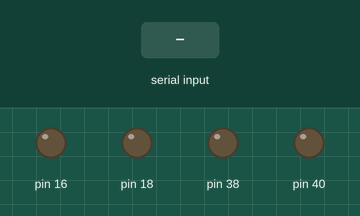
This program was run on a simulated Raspberry Pi (header pin numbers). On the bench: output pins drawn as LEDs (lit = HIGH). The test bench sets the inputs (shaded band).

Above: at 1.2 s.
1.3 s: "w" typed at the terminal
At 2.5 s:
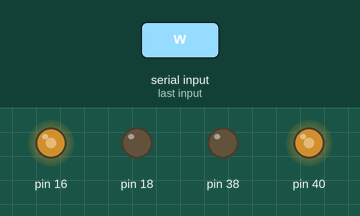
2.8 s: "s" typed at the terminal
At 3.6 s:
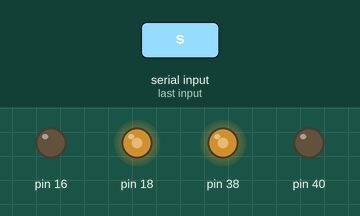
4.3 s: "d" typed at the terminal
At 4.8 s:
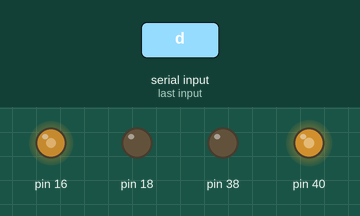
5.8 s: "a" typed at the terminal
At 7.0 s:
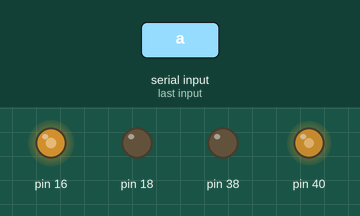
7.3 s: "e" typed at the terminal
At 8.3 s:
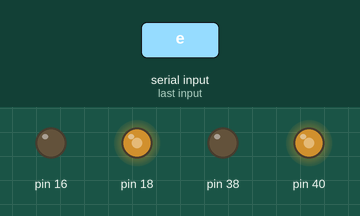
8.8 s: "q" typed at the terminal
At 9.4 s:
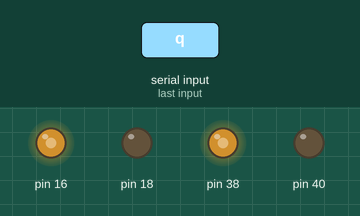
Timing chart, 0 to 11.3 s (numbered marks = the images above; inputs shaded):
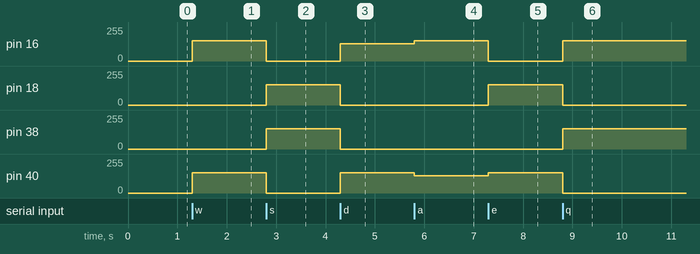

The program:

main2.py
```python
import time
from getch import Getch
from twin_motor import Motor

motor = Motor(16, 18, 40, 38)
while True:
    key = getch = Getch().getch()
    if key == 'w':
        motor.w_direction()
    elif key == 's':
        motor.s_direction()
    elif key == 'd':
        motor.rturn()
    elif key == 'a':
        motor.lturn()
    elif key == 'e':
        motor.rcircle()
    elif key == 'q':
        motor.lcircle()
    elif key == 'b':
        motor.breaking()
    elif key == 'p':
        motor.parking
        break

print('-- FINISH --')
```

getch.py
```python
import sys, tty, termios

class Getch:
    def getch(self):
        fd = sys.stdin.fileno()
        old_settings = termios.tcgetattr(fd)
        try:
            tty.setraw(sys.stdin.fileno())
            ch = sys.stdin.read(1)
        except:
            termios.tcsetattr(fd, termios.TCSADRAIN, old_settings)
        return ch
```

twin_motor.py
```python
import RPi.GPIO as GPIO
import time
from getch import Getch


# rfpin -> right wheel forward  rbpin -> right wheel backward
# lfpin -> left wheel forward  lbpin -> left wheel backward
# speed -> PWM freqency  accel -> acceleration
class Motor:
    def __init__(self, rfpin, rbpin, lfpin, lbpin, speed = 50, accel = 10):
        GPIO.setwarnings(False)
        GPIO.setmode(GPIO.BOARD)
        self.rfpin = rfpin # forward
        self.rbpin = rbpin # backword
        self.lfpin = lfpin # forward
        self.lbpin = lbpin # backword
        self.speed = speed
        self.accel = accel
        GPIO.setup(self.rfpin, GPIO.OUT)
        GPIO.setup(self.rbpin, GPIO.OUT)
        GPIO.setup(self.lfpin, GPIO.OUT)
        GPIO.setup(self.lbpin, GPIO.OUT)
        self.rforward = GPIO.PWM(self.rfpin, speed)
        self.rbackward = GPIO.PWM(self.rbpin, speed)
        self.lforward = GPIO.PWM(self.lfpin, speed)
        self.lbackward = GPIO.PWM(self.lbpin, speed)
        self.rforward.start(0)
        self.rbackward.start(0)
        self.lforward.start(0)
        self.lbackward.start(0)
        self.w_count = 0 # count of w press
        self.s_count = 0 # cuunt of s press
        self.d_count = 0
        self.a_count = 0
        self.max_count = (100 - speed) / accel

    def w_direction(self):
        self.s_count = 0
        self.d_count = 0
        self.a_count = 0
        self.rbackward.ChangeDutyCycle(0)
        self.lbackward.ChangeDutyCycle(0)
        if self.w_count < self.max_count:
            self.w_count += 1
            self.rforward.ChangeDutyCycle(self.speed + self.w_count * self.accel)
            self.lforward.ChangeDutyCycle(self.speed + self.w_count * self.accel)
        else:
            self.rforward.ChangeDutyCycle(100)
            self.lforward.ChangeDutyCycle(100)

    def s_direction(self):
        self.w_count = 0
        self.d_count = 0
        self.a_count = 0
        self.rforward.ChangeDutyCycle(0)
        self.lforward.ChangeDutyCycle(0)
        if self.s_count < self.max_count:
            self.s_count += 1
            self.rbackward.ChangeDutyCycle(self.speed + self.s_count * self.accel)
            self.lbackward.ChangeDutyCycle(self.speed + self.s_count * self.accel)
        else:
            self.rbackward.ChangeDutyCycle(100)
            self.lbackward.ChangeDutyCycle(100)

    def rturn(self):
        self.w_count = 0
        self.s_count = 0
        self.a_count = 0
        self.rbackward.ChangeDutyCycle(0)
        self.lbackward.ChangeDutyCycle(0)
        self.rforward.ChangeDutyCycle(50)
        if self.d_count < 3:
            self.d_count += 1
            self.lforward.ChangeDutyCycle(50 + self.d_count * 10)
        else:
            self.lforward.ChangeDutyCycle(50 + self.d_count * 10)

    def lturn(self):
        self.w_count = 0
        self.s_count = 0
        self.d_count = 0
        self.rbackward.ChangeDutyCycle(0)
        self.lbackward.ChangeDutyCycle(0)
        self.lforward.ChangeDutyCycle(50)
        if self.a_count < 3:
            self.a_count += 1
            self.rforward.ChangeDutyCycle(50 + self.a_count * 10)
        else:
            self.rforward.ChangeDutyCycle(50 + self.a_count * 10)

    def rcircle(self):
        self.rforward.ChangeDutyCycle(0)
        self.rbackward.ChangeDutyCycle(60)
        self.lbackward.ChangeDutyCycle(0)
        self.lforward.ChangeDutyCycle(60)

    def lcircle(self):
        self.rbackward.ChangeDutyCycle(0)
        self.rforward.ChangeDutyCycle(60)
        self.lforward.ChangeDutyCycle(0)
        self.lbackward.ChangeDutyCycle(60)

    def breaking(self):
        self.w_count = 0
        self.s_count = 0
        self.rforward.ChangeDutyCycle(0)
        self.rbackward.ChangeDutyCycle(0)
        self.lforward.ChangeDutyCycle(0)
        self.lbackward.ChangeDutyCycle(0)

    def parking(self):
        self.w_count = 0
        self.s_count = 0
        self.rforward.ChangeDutyCycle(0)
        self.rbackward.ChangeDutyCycle(0)
        self.lforward.ChangeDutyCycle(0)
        self.lbackward.ChangeDutyCycle(0)
        GPIO.cleanup()
```

Measured:
- after the input at 1.3 s, pin 16, pin 40: 0/255 → 153/255 at once
- after the input at 2.8 s, pin 16, pin 40: 153/255 → 0/255 at once; pin 18, pin 38: 0/255 → 153/255 at once
- after the input at 4.3 s, pin 16: 0/255 → 128/255 at once; pin 18, pin 38: 153/255 → 0/255 at once; pin 40: 0/255 → 153/255 at once
- after the input at 5.8 s, pin 16: 128/255 → 153/255 at once; pin 40: 153/255 → 128/255 at once
- after the input at 7.3 s, pin 16: 153/255 → 0/255 at once; pin 18: 0/255 → 153/255 at once; pin 40: 128/255 → 153/255 at once
- after the input at 8.8 s, pin 16, pin 38: 0/255 → 153/255 at once; pin 18, pin 40: 153/255 → 0/255 at once
